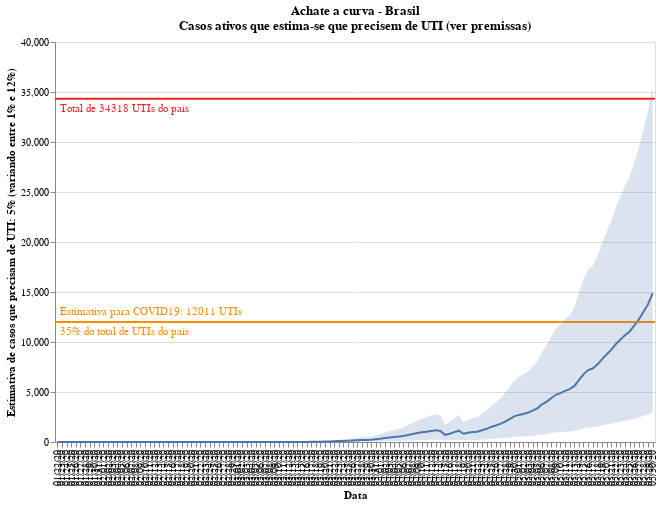

The cell this chart's notebook holds for it:
### Code cell
#hide_input
selection = alt.selection_single(fields=[STATE_COLUMN], name=' ')
color = alt.condition(selection,
                    alt.Color(STATE_COLUMN+':N', 
                              scale=alt.Scale(scheme='tableau20', reverse=False), legend=None),
                              alt.value('#ffbf79')
                     )

chart = alt.Chart(df).mark_line().encode(
    x=alt.X(DATE_COLUMN+':O', axis=alt.Axis(title=DATE_COLUMN)),
    y=alt.Y(ACTIVE_CASES+':Q', axis=alt.Axis(
        title=["Estimativa de casos que precisam de UTI: {:.0f}".format(CASES_NEED_ICU*100)+"% (variando entre {:.0f}".format(LOWER_BOUND_ICU_NEED*100)+"% e {:.0f}".format(UPPER_BOUND_ICU_NEED*100)+"%)"])),
    color=color,
    tooltip=[
        DATE_COLUMN, 
        STATE_COLUMN, 
        ACTIVE_CASES
    ],
    order=alt.Order(
    STATE_COLUMN,
    sort='ascending'
    )
).properties(
    title=[
        "Achate a curva - Brasil",
        "Casos ativos que estima-se que precisem de UTI (ver premissas)"
        
    ]
).add_selection(
    selection
)

shades = alt.Chart(df).mark_area().encode(
    x=DATE_COLUMN+':O',
    y=LOWER_BOUND_ICU_NEED_STR+":Q",
    y2=UPPER_BOUND_ICU_NEED_STR+':Q',
    opacity = alt.condition(selection, alt.value(0.2), alt.value(0.5))
)

x0line = alt.Chart(pd.DataFrame({'y': [TOTAL_ICU]})).mark_rule(color='#e42726', strokeWidth=2).encode(
    y='y:Q'
)

text0 = x0line.mark_text(align='left', x=5, dy=10, color='#e42726', strokeWidth=1).encode(
    text=alt.value("Total de "+"{:.0f}".format(TOTAL_ICU)+" UTIs do país")   
)

x1line = alt.Chart(pd.DataFrame({'y': [TOTAL_AVAILABLE_ICU]})).mark_rule(color='darkorange', strokeWidth=2).encode(
    y='y:Q'
)
text1 = x1line.mark_text(align='left', x=5, dy=-10, color='darkorange', strokeWidth=1).encode(
    text=alt.value("Estimativa para COVID19: "+"{:.0f}".format(TOTAL_AVAILABLE_ICU)+" UTIs")
)
text2 = x1line.mark_text(align='left', x=5, dy=10, color='darkorange', strokeWidth=1).encode(
    text=alt.value("{:.0f}".format(AVAILABLE_PERCENTAGE_ICU*100)+"% do total de UTIs do país")   
)

legend = alt.Chart(df).mark_point().encode(
    y=alt.Y(STATE_COLUMN+':N', axis=alt.Axis(orient='right')),
    color=color
).add_selection(
    selection
)

plot = chart.properties(width=CHART_WIDTH, height=CHART_HEIGHT) + x0line + text0 + x1line + text1 + text2 + shades
plot

### Figure 1 — Vega-Lite specification as saved in the notebook (floating-point values rounded to 4 significant figures; data arrays with more than 128 entries replaced by an {"elided": "..."} marker saying what was removed)
{"config": {"view": {"continuousWidth": 400, "continuousHeight": 300}}, "layer": [{"data": {"name": "data-8ed38cbd4febd4e45ad866a94dd42c31"}, "mark": "line", "encoding": {"color": {"condition": {"type": "nominal", "field": "Estado", "legend": null, "scale": {"reverse": false, "scheme": "tableau20"}, "selection": " "}, "value": "#ffbf79"}, "order": {"type": "nominal", "field": "Estado", "sort": "ascending"}, "tooltip": [{"type": "nominal", "field": "Data"}, {"type": "nominal", "field": "Estado"}, {"type": "quantitative", "field": "Casos ativos"}], "x": {"type": "ordinal", "axis": {"title": "Data"}, "field": "Data"}, "y": {"type": "quantitative", "axis": {"title": ["Estimativa de casos que precisam de UTI: 5% (variando entre 1% e 12%)"]}, "field": "Casos ativos"}}, "height": 400, "selection": {" ": {"type": "single", "fields": ["Estado"]}}, "title": ["Achate a curva - Brasil", "Casos ativos que estima-se que precisem de UTI (ver premissas)"], "width": 600}, {"data": {"name": "data-890aea698b0c1806168150cad7edfc39"}, "mark": {"type": "rule", "color": "#e42726", "strokeWidth": 2}, "encoding": {"y": {"type": "quantitative", "field": "y"}}}, {"data": {"name": "data-890aea698b0c1806168150cad7edfc39"}, "mark": {"type": "text", "align": "left", "color": "#e42726", "dy": 10, "strokeWidth": 1, "x": 5}, "encoding": {"text": {"value": "Total de 34318 UTIs do país"}, "y": {"type": "quantitative", "field": "y"}}}, {"data": {"name": "data-6e2bfc7222dcf4cfb1cce24f29e45988"}, "mark": {"type": "rule", "color": "darkorange", "strokeWidth": 2}, "encoding": {"y": {"type": "quantitative", "field": "y"}}}, {"data": {"name": "data-6e2bfc7222dcf4cfb1cce24f29e45988"}, "mark": {"type": "text", "align": "left", "color": "darkorange", "dy": -10, "strokeWidth": 1, "x": 5}, "encoding": {"text": {"value": "Estimativa para COVID19: 12011 UTIs"}, "y": {"type": "quantitative", "field": "y"}}}, {"data": {"name": "data-6e2bfc7222dcf4cfb1cce24f29e45988"}, "mark": {"type": "text", "align": "left", "color": "darkorange", "dy": 10, "strokeWidth": 1, "x": 5}, "encoding": {"text": {"value": "35% do total de UTIs do país"}, "y": {"type": "quantitative", "field": "y"}}}, {"data": {"name": "data-8ed38cbd4febd4e45ad866a94dd42c31"}, "mark": "area", "encoding": {"opacity": {"condition": {"value": 0.2, "selection": " "}, "value": 0.5}, "x": {"type": "ordinal", "field": "Data"}, "y": {"type": "quantitative", "field": "Limite inferior de necessidade de UTI"}, "y2": {"field": "Limite superior de necessidade de UTI"}}}], "$schema": "https://vega.github.io/schema/vega-lite/v4.8.1.json", "datasets": {"data-8ed38cbd4febd4e45ad866a94dd42c31": {"elided": "130 records"}, "data-890aea698b0c1806168150cad7edfc39": [{"y": 34320.0}], "data-6e2bfc7222dcf4cfb1cce24f29e45988": [{"y": 12010.0}]}}
